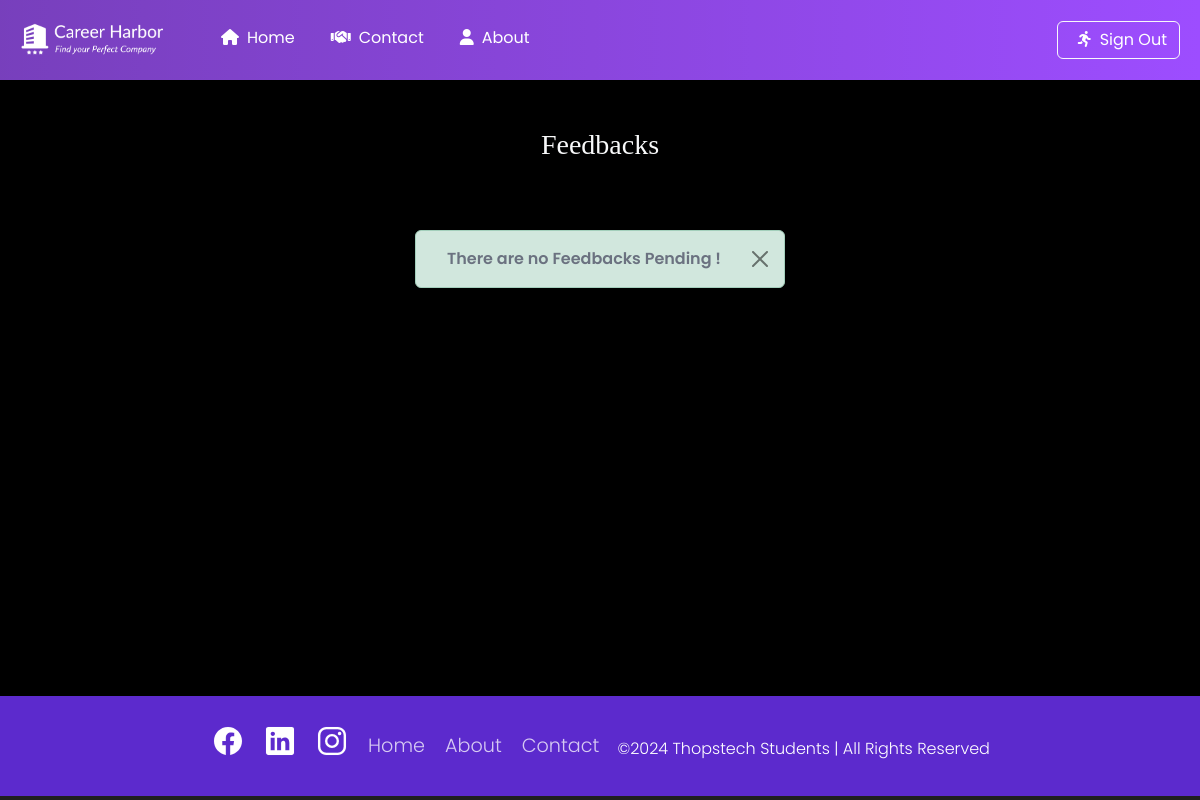
Before: /AdminPanel (signed in) with the older database file.
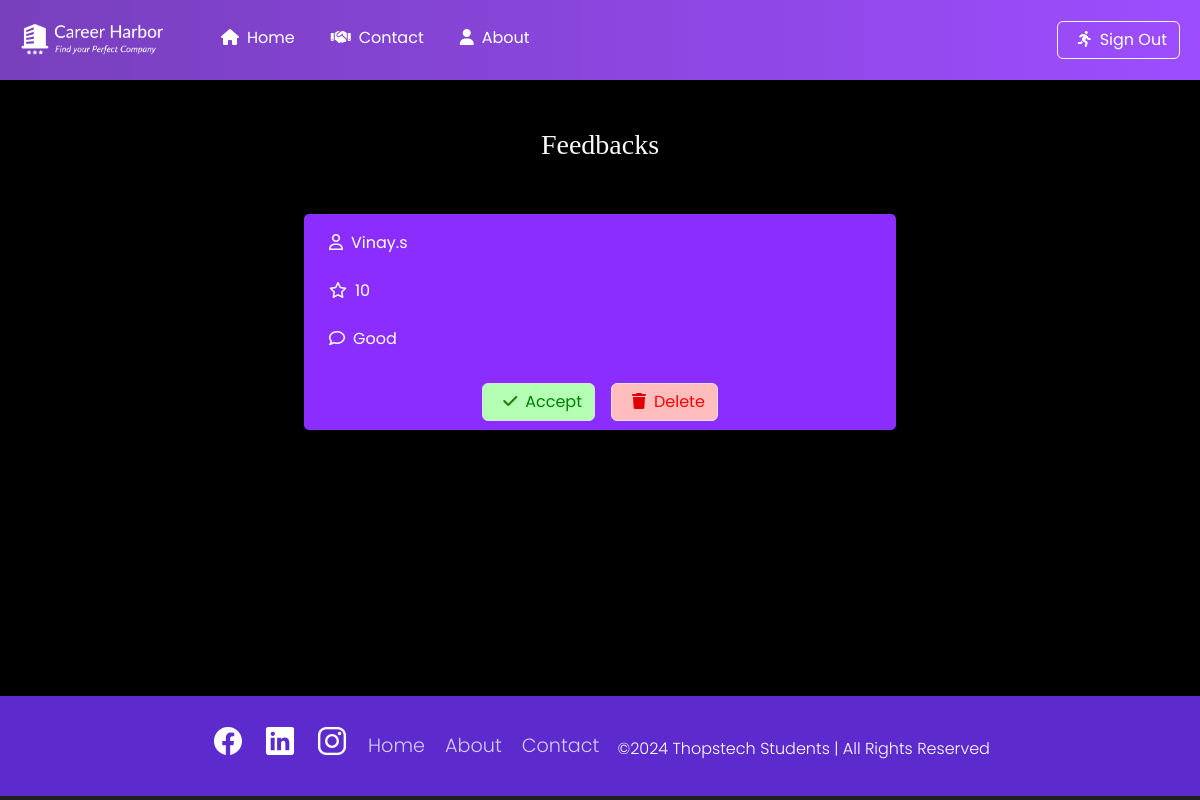
After: the same page with the newer database file.
### Careers_Web/models.py (models this page shows, shortened)
class Career_feedback(models.Model):
    feedback=models.CharField(max_length=420)
    fullname=models.CharField(max_length=30)
    rating=models.IntegerField()
    status=models.CharField(default="pending",max_length=30)

### Careers_Web/views.py (the view)
# urls.py: path('AdminPanel',views.admin_views,name='AdminPanel'),
@login_required(login_url='login')
def admin_views(request):
    result = Career_feedback.objects.filter(status="pending")
    return render(request, 'admin.html', {'data': result})

### templates/admin.html (shortened to what the changed rows need)
{% load static %}
<!doctype html>
<html lang="en">
   <head>
      <link href="https://cdn.jsdelivr.net/npm/bootstrap@5.3.2/dist/css/bootstrap.min.css" rel="stylesheet">
      <link rel="stylesheet" href="{% static 'css/style.css' %}">
      <link rel="stylesheet" href="{% static 'css/login.css' %}">
   </head>
   <body>
      <section class="d-flex justify-content-center" style="min-height:77vh;background-color: #000000;">
        <div class="container col-lg-6">
           <div class="row">
              <div class="col m-1 px-0">
                {% if data %}
                {% for feedback in data %}
                 <div>
                    <div class="pt-3 px-3 h-100 w-100 modal-bg  border-bg-purple text-white">
                       <div class="">
                          <div class="mb-3">
                            <label for="exampleInputEmail1" class="form-label"><i class="fa-regular fa-user mx-2" style="color: #ffffff;"></i>{{ feedback.fullname }}</label>
                          </div>
                          <div class="mb-3">
                            <label for="exampleInputPassword1" class="form-label"><i class="fa-regular fa-star mx-2" style="color: #ffffff;"></i>{{ feedback.rating }}</label>
                          </div>
                          <div class="mb-3">
                            <label for="exampleInputPassword1" class="form-label"><i class="fa-regular fa-comment mx-2" style="color: #ffffff;"></i>{{ feedback.feedback }}</label>
                          </div>
                          <div class="d-flex justify-content-center">
                             <a href="{% url "approved" feedback.id %}" class="btn btn-accept btn-primary border m-2"><i class="fa-solid fa-check mx-2" style="color: #217a00;"></i>Accept</a>
                             <a href="{% url "delete" feedback.id %}" class="btn btn-delete btn-primary border m-2"><i class="fa-solid fa-trash mx-2" style="color: #e00000;"></i>Delete</a>
                          </div>
                        </div>
                    </div>
                 </div>
                 {% endfor %}
                 {% else %}
                 <div class="container col-lg-8 col-8">
                 <div class="alert alert-success alert-dismissible fade show mt-3" role="alert">
                  There are no Feedbacks Pending !
                    <button type="button" class="btn-close" data-bs-dismiss="alert" aria-label="Close"></button>
                  </div>
                  </div>
                 {% endif %}
              </div>
           </div>
        </div>
     </section>
   </body>
</html>

Changed rows visible on the page:
added Career_feedback: fullname "Vinay.s", rating "10", feedback "Good"
Other visible differences:
text no longer shown: "There are no Feedbacks Pending !"
